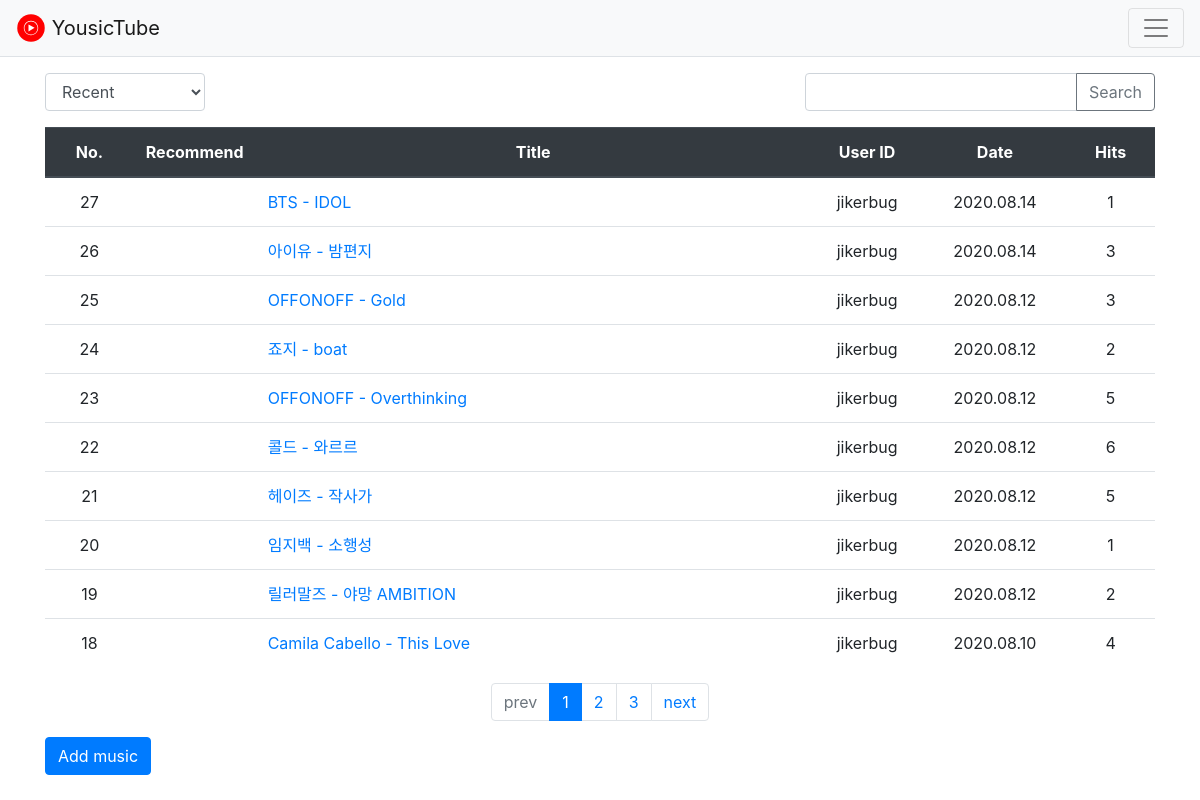
The app's page / (signed in) with its own data.
### musicboard/models.py (models this page shows, shortened)
class MusicPost(models.Model):
    objects = models.Manager()
    subject = models.CharField(max_length=200)
    url = models.URLField()
    create_date = models.DateTimeField()
    isAdded = models.BooleanField(default=False)
    author = models.ForeignKey(User, on_delete=models.CASCADE, related_name='author_music')
    modify_date = models.DateTimeField(null=True, blank=True)
    voter = models.ManyToManyField(User, related_name='voter_question')  # 추천한 사람
    hit = models.IntegerField(default=0) # 조회수

### musicboard/views.py (the view)
# urls.py: path('', views.index, name='index'),  # '/' 에 해당되는 path
def index(request):
    page = request.GET.get('page', '1')  # 페이지
    kw = request.GET.get('kw', '')  # 검색어
    so = request.GET.get('so', 'recent')  # 정렬기준
    if so == 'recommend':
        music_list = MusicPost.objects.annotate(num_voter=Count('voter')).order_by('-num_voter', '-create_date')
    elif so == 'hits':
        music_list = MusicPost.objects.order_by('-hit')
    else:  # recent
        music_list = MusicPost.objects.order_by('-create_date')
    if kw:
        music_list = music_list.filter(
            Q(subject__icontains=kw) |  # 제목검색
            Q(author__username__icontains=kw)  # 글쓴이검색
        ).distinct()
    paginator = Paginator(music_list, 10)  # 페이지당 10개씩 보여주기
    page_obj = paginator.get_page(page)
    context = {'music_list': page_obj, 'page': page, 'kw': kw, 'so': so}
    return render(request, 'musicboard/music_list.html', context)

### musicboard/templatetags/musicboard_filter.py (called while the page is built)
@register.filter
def sub(value, arg):
    return value - arg

### templates/musicboard/music_list.html (shortened to what this page needs)
{% extends 'base.html' %}
{% load musicboard_filter %}
{% block content %}
{% load static %}
<link rel="stylesheet" type="text/css" href="{% static 'bootstrap.min.css' %}">
<div class="container my-3">
    <div class="row justify-content-between my-3">
        <div class="col-2">
            <select class="form-control so">
                <option value="recent" {% if so == 'recent' %}selected{% endif %}>Recent</option>
            </select>
        </div>
        <div class="col-4 input-group">
            <input type="text" class="form-control kw" value="{{ kw|default_if_none:'' }}">
            <div class="input-group-append">
                <button class="btn btn-outline-secondary" type="button" id="btn_search">Search</button>
            </div>
        </div>
    </div>
    <table class="table">
        <thead>
        <tr class="text-center thead-dark">
            <th style="width:8%">No.</th>
            <th style="width:8%" class="second-unimportant">Recommend</th>
            <th style="width:50%">Title</th>
            <th class="unimportant">User ID</th>
            <th class="unimportant">Date</th>
            <th style="width:8%">Hits</th>
        </tr>
        </thead>
        <tbody>
        {% if music_list %}
        {% for music in music_list %}
        <tr class="text-center">
            <td>
                {{ music_list.paginator.count|sub:music_list.start_index|sub:forloop.counter0|add:1 }}
            </td>
            <td class="second-unimportant">
            </td>
            <td class="text-left">
                <a href="{% url 'musicboard:detail' music.id %}">{{ music.subject }}</a>
            </td>
            <td class="unimportant">{{ music.author.username }}</td>
            <td class="unimportant">{{ music.create_date|date:"Y.m.d" }}</td>
            <td>{{ music.hit }}</td>
        </tr>
        {% endfor %}
        {% else %}
        <tr>
            <td colspan="3">Music is not in here.</td>
        </tr>
        {% endif %}
        </tbody>
    </table>
    <ul class="pagination justify-content-center">
        {% if music_list.has_previous %}
        <li class="page-item">
            <a class="page-link" data-page="{{ music_list.previous_page_number }}" href="#">prev</a>
        </li>
        {% else %}
        <li class="page-item disabled">
            <a class="page-link" tabindex="-1" aria-disabled="true" href="#">prev</a>
        </li>
        {% endif %}
        {% for page_number in music_list.paginator.page_range %}
            {% if page_number >= music_list.number|add:-5 and page_number <= music_list.number|add:5 %}
                {% if page_number == music_list.number %}
                <li class="page-item active" aria-current="page">
                    <a class="page-link" data-page="{{ page_number }}" href="#">{{ page_number }}</a>
                </li>
                {% else %}
                <li class="page-item">
                    <a class="page-link" data-page="{{ page_number }}" href="#">{{ page_number }}</a>
                </li>
                {% endif %}
            {% endif %}
        {% endfor %}
        {% if music_list.has_next %}
        <li class="page-item">
            <a class="page-link" data-page="{{ music_list.next_page_number }}" href="#">next</a>
        </li>
        {% else %}
        <li class="page-item disabled">
            <a class="page-link" tabindex="-1" aria-disabled="true" href="#">next</a>
        </li>
        {% endif %}
    </ul>
    <a href="{% url 'musicboard:music_create' %}" class="btn btn-primary">Add music</a>
</div>
{% endblock %}

### records on screen
MusicPost: paginator.count|sub "27", subject "BTS - IDOL", author.username "jikerbug", create_date "2020.08.14", hit "1"
MusicPost: paginator.count|sub "26", subject "아이유 - 밤편지", author.username "jikerbug", create_date "2020.08.14", hit "3"
MusicPost: paginator.count|sub "25", subject "OFFONOFF - Gold", author.username "jikerbug", create_date "2020.08.12", hit "3"
MusicPost: paginator.count|sub "24", subject "죠지 - boat", author.username "jikerbug", create_date "2020.08.12", hit "2"
MusicPost: paginator.count|sub "23", subject "OFFONOFF - Overthinking", author.username "jikerbug", create_date "2020.08.12", hit "5"
MusicPost: paginator.count|sub "22", subject "콜드 - 와르르", author.username "jikerbug", create_date "2020.08.12", hit "6"
MusicPost: paginator.count|sub "21", subject "헤이즈 - 작사가", author.username "jikerbug", create_date "2020.08.12", hit "5"
MusicPost: paginator.count|sub "20", subject "임지백 - 소행성", author.username "jikerbug", create_date "2020.08.12", hit "1"
MusicPost: paginator.count|sub "19", subject "릴러말즈 - 야망 AMBITION", author.username "jikerbug", create_date "2020.08.12", hit "2"
MusicPost: paginator.count|sub "18", subject "Camila Cabello - This Love", author.username "jikerbug", create_date "2020.08.10", hit "4"

### other values on screen
{{ page_number }} "1"
{{ page_number }} "2" "3"
